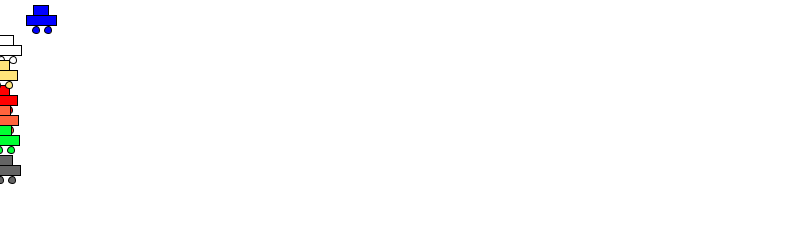
Frame 1 (no input)
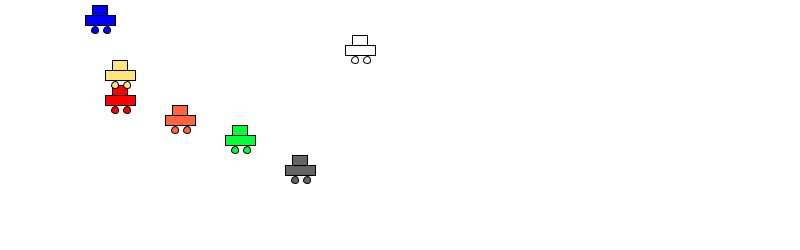
Frame 60 (the mouse pressed at the canvas centre just before this capture)
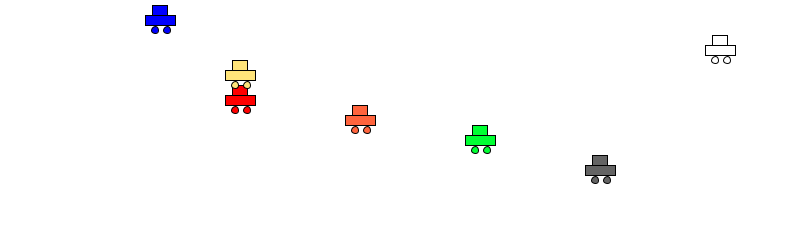
Frame 120 (the mouse held since frame 60 and released just before this capture)

The Processing sketch that drew these frames (run headless with seeded random() and noise(); from frame 60 on, the mouse is pressed at the canvas centre):

// Processing sketch: processing_87050
// ── processing_87050.pde

class Car {
    color c;
    float xpos;
    float ypos;
    float xspeed;
    
    Car(color tempC, float tempXpos, float tempYpos, float tempXspeed) {
        c = tempC;
        xpos = tempXpos;
        ypos = tempYpos;
        xspeed = tempXspeed;
    }
    
    void display() {
        stroke(0);
        fill(c);
        rectMode(CENTER);
        rect(xpos,ypos,30,10);
        rect(xpos,ypos-10,15,10);
        ellipseMode(CENTER);
        ellipse(xpos-5,ypos+10,7,7);
        ellipse(xpos+7,ypos+10,7,7);
     }
     
     void drive() {
         xpos = xpos + xspeed;
         if(xpos > width) {
             xpos = 0;
             }
         }
     }
     
Car myCar1;
Car myCar2;
Car myCar3;
Car myCar4;
Car myCar5;
Car myCar6;
Car myCar7;

void setup() {
    size(800,250);
    myCar1 = new Car(color(255,0,0), 0,100,2);
    myCar2 = new Car(color(0,0,255), 40,20,1);
    myCar3 = new Car(color(255), 0,50,6);
    myCar4 = new Car(color(255,228,122), 0, 75, 2);
    myCar5 = new Car(color(255,100,61), 0, 120, 3);
    myCar6 = new Car(color(0,255,51), 0, 140, 4);
    myCar7 = new Car(color(100), 0, 170, 5);
}

void draw() {
    background(255);
    myCar1.drive();
    myCar1.display();
    myCar2.drive();
    myCar2.display();
    myCar3.drive();
    myCar3.display();
    myCar4.drive();
    myCar4.display();
    myCar5.drive();
    myCar5.display();
    myCar6.drive();
    myCar6.display();
    myCar7.drive();
    myCar7.display();
}
